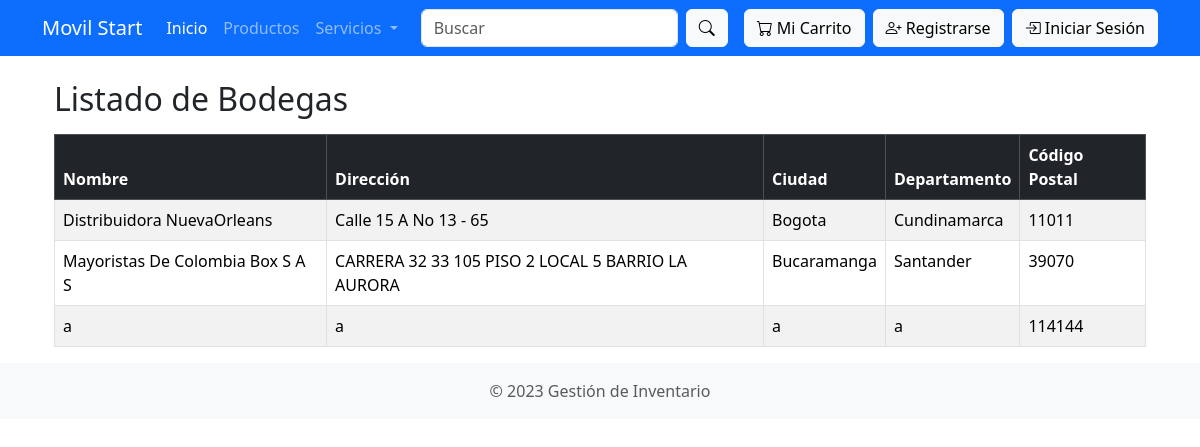
/productos/bodegas/, run on the app's committed database.
### productos/models.py (models this page shows, shortened)
class Bodega(models.Model):
    nombre = models.CharField(max_length=100)
    direccion = models.CharField(max_length=255)
    ciudad = models.CharField(max_length=100)
    estado = models.CharField(max_length=100)
    codigo_postal = models.CharField(max_length=20)

### productos/views.py (the view)
# urls.py: path('bodegas/', views.list_bodegas, name='list_bodegas'),
def list_bodegas(request):
    bodegas = Bodega.objects.all()
    return render(request, 'productos/list_bodegas.html', {'bodegas': bodegas})

### templates/productos/list_bodegas.html (shortened to what this page needs)
{% extends "base.html" %}
{% block content %}
<div class="container mt-4">
    <h2 class="mb-3">Listado de Bodegas</h2>
    <div class="table-responsive">
        <table class="table table-bordered table-striped">
            <thead class="table-dark">
                <tr>
                    <th>Nombre</th>
                    <th>Dirección</th>
                    <th>Ciudad</th>
                    <th>Departamento</th>
                    <th>Código Postal</th>
                </tr>
            </thead>
            <tbody>
                {% for bodega in bodegas %}
                    <tr>
                        <td>{{ bodega.nombre }}</td>
                        <td>{{ bodega.direccion }}</td>
                        <td>{{ bodega.ciudad }}</td>
                        <td>{{ bodega.estado }}</td>
                        <td>{{ bodega.codigo_postal }}</td>
                    </tr>
                {% empty %}
                    <tr>
                        <td colspan="6" class="text-center">No hay bodegas registradas.</td>
                    </tr>
                {% endfor %}
            </tbody>
        </table>
    </div>
</div>
{% endblock %}

### data on the page
Bodega: nombre "Distribuidora NuevaOrleans", direccion "Calle 15 A No 13 - 65", ciudad "Bogota", estado "Cundinamarca", codigo_postal "11011"
Bodega: nombre "Mayoristas De Colombia Box S A S", direccion "CARRERA 32 33 105 PISO 2 LOCAL 5 BARRIO LA AURORA", ciudad "Bucaramanga", estado "Santander", codigo_postal "39070"
Bodega: nombre "a", direccion "a", ciudad "a", estado "a", codigo_postal "114144"
